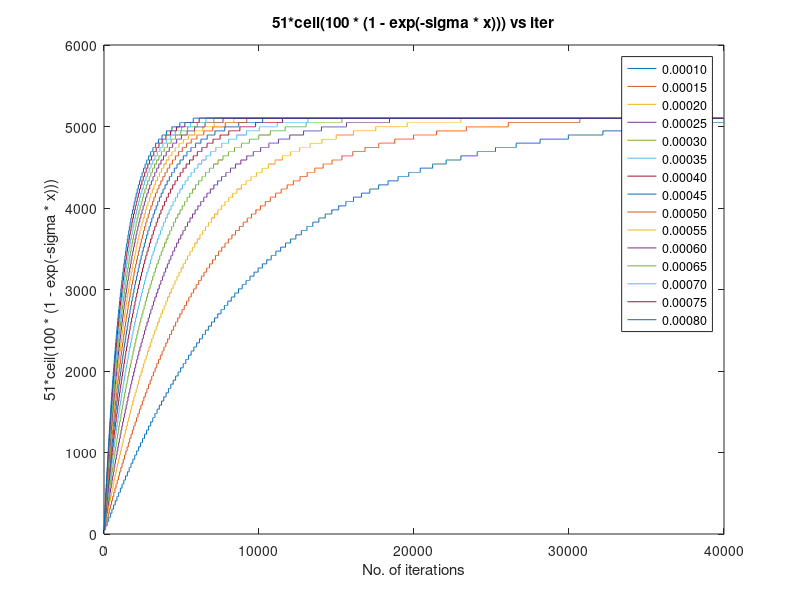

Source code (MATLAB):
% select parameters for magnetic osc

x = 1:1:40000;

for sigma = 0.0001:0.00005:0.0008
  plot(x, 51*ceil(100 * (1 - exp(-sigma * x)))); 
  hold on;
end

sigma = 0.0001:0.00005:0.0008;
lstring = strcat({''}, num2str(sigma(:),'%.5f'));
xlabel('No. of iterations');
ylabel('51*ceil(100 * (1 - exp(-sigma * x)))');
legend(lstring);
title('51*ceil(100 * (1 - exp(-sigma * x))) vs iter');